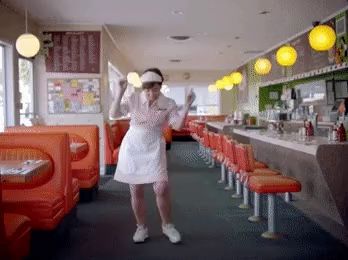
#> input picture frame 0 of data/dance_mp4_bank/100.mp4, 348 x 260 px
$ python analyze_video_similarities.py
#> lines starting #> are read from the running program, lines starting #| are printed output that depends on the picture
### src/video_similarity.py
"""
Video similarity detection for AudioGiphy.

This module analyzes videos to detect visually similar content and helps
filter out duplicate or near-duplicate videos from rotations.
"""
from __future__ import annotations

import hashlib
import logging
import pickle
from pathlib import Path
from typing import Dict, List, Set, Tuple, Optional
import numpy as np

try:
    import cv2
    CV2_AVAILABLE = True
except ImportError:
    CV2_AVAILABLE = False
    logging.warning("OpenCV not available for video analysis")

logger = logging.getLogger(__name__)

# Path to similarity cache
SIMILARITY_CACHE_PATH = Path(__file__).parent.parent / "data" / "output" / "video_similarity_cache.pkl"

# Similarity threshold (0.0 = identical, 1.0 = completely different)
# Videos with similarity below this threshold are considered duplicates
SIMILARITY_THRESHOLD = 0.15  # 15% difference threshold

# Number of frames to extract from each video for comparison
FRAMES_TO_EXTRACT = 3  # Start, middle, end


def _extract_video_frames(video_path: Path, num_frames: int = FRAMES_TO_EXTRACT) -> Optional[List[np.ndarray]]:
    """
    Extract frames from a video for analysis.

    Args:
        video_path: Path to video file
        num_frames: Number of frames to extract

    Returns:
        List of frame arrays (BGR format) or None if extraction fails
    """
    if not CV2_AVAILABLE:
        return None

    if not video_path.exists():
        logger.warning(f"Video file not found: {video_path}")
        return None

    try:
        cap = cv2.VideoCapture(str(video_path))
        if not cap.isOpened():
            logger.warning(f"Could not open video: {video_path}")
            return None

        # Get video properties
        total_frames = int(cap.get(cv2.CAP_PROP_FRAME_COUNT))
        fps = cap.get(cv2.CAP_PROP_FPS)
        duration = total_frames / fps if fps > 0 else 0

        if total_frames == 0:
            logger.warning(f"Video has no frames: {video_path}")
            cap.release()
            return None

        # Calculate frame indices to extract (start, middle, end)
        frame_indices = []
        if num_frames == 1:
            frame_indices = [0]
        elif num_frames == 2:
            frame_indices = [0, total_frames // 2]
        else:
            # Extract start, middle, and end frames
            frame_indices = [
                0,
                total_frames // 2,
                max(0, total_frames - 1)
            ]

        frames = []
        for idx in frame_indices:
            cap.set(cv2.CAP_PROP_POS_FRAMES, idx)
            ret, frame = cap.read()
            if ret:
                frames.append(frame)

        cap.release()

        if len(frames) == 0:
            logger.warning(f"No frames extracted from: {video_path}")
            return None

        logger.debug(f"Extracted {len(frames)} frames from {video_path.name}")
        return frames

    except Exception as e:
        logger.error(f"Error extracting frames from {video_path}: {e}", exc_info=True)
        return None


def _calculate_frame_signature(frame: np.ndarray) -> np.ndarray:
    """
    Calculate a signature/hash for a frame using histogram comparison.
    Uses histogram of colors as a lightweight signature.

    Args:
        frame: Frame array (BGR format)

    Returns:
        Normalized histogram signature
    """
    if not CV2_AVAILABLE:
        return None

    try:
        # Convert to HSV for better color analysis
        hsv = cv2.cvtColor(frame, cv2.COLOR_BGR2HSV)

        # Calculate histogram (using H and S channels, ignoring V for brightness)
        hist_h = cv2.calcHist([hsv], [0], None, [50], [0, 180])
        hist_s = cv2.calcHist([hsv], [1], None, [50], [0, 256])

        # Normalize histograms
        cv2.normalize(hist_h, hist_h, 0, 1, cv2.NORM_MINMAX)
        cv2.normalize(hist_s, hist_s, 0, 1, cv2.NORM_MINMAX)

        # Combine histograms into signature
        signature = np.concatenate([hist_h.flatten(), hist_s.flatten()])
        return signature

    except Exception as e:
        logger.error(f"Error calculating frame signature: {e}", exc_info=True)
        return None


# [45 lines left out: function _compare_video_signatures, not called in this run]


def analyze_video_similarities(video_paths: List[Path]) -> Dict[str, List[Tuple[str, float]]]:
    """
    Analyze videos and detect which ones are visually similar.

    Args:
        video_paths: List of video file paths to analyze

    Returns:
        Dictionary mapping video IDs to list of similar video IDs with similarity scores
    """
    if not CV2_AVAILABLE:
        logger.warning("OpenCV not available, cannot analyze video similarities")
        return {}

    logger.info(f"Analyzing {len(video_paths)} videos for similarities...")

    # Extract signatures for all videos
    video_signatures: Dict[str, List[np.ndarray]] = {}

    for video_path in video_paths:
        video_id = video_path.stem
        frames = _extract_video_frames(video_path)
#> the loop in _extract_video_frames, `for idx in frame_indices:` made 3 passes
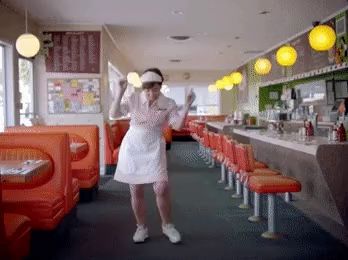
#> input picture frame 0 of data/dance_mp4_bank/100.mp4, 348 x 260 px
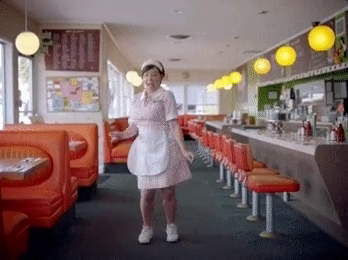
#> input picture frame 32 of data/dance_mp4_bank/100.mp4, 348 x 260 px
#> pass 3, in _extract_video_frames, `ret, frame = cap.read()`:
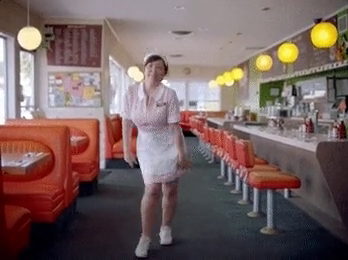
#> frame: shape (260, 348, 3); mean B, G, R 96.5, 98.1, 118.2
#> after the loop in _extract_video_frames, `for idx in frame_indices:`: frames = 3 items
        if frames:
            signatures = [_f for f in frames if (_f := _calculate_frame_signature(f)) is not None]
            if signatures:
                video_signatures[video_id] = signatures
                logger.debug(f"Processed {video_id}: {len(signatures)} signatures")

    logger.info(f"Extracted signatures from {len(video_signatures)} videos")

    # Compare all video pairs
    similarities: Dict[str, List[Tuple[str, float]]] = {}
    video_ids = list(video_signatures.keys())

    for i, vid1_id in enumerate(video_ids):
        similar = []
        sig1 = video_signatures[vid1_id]

        for vid2_id in video_ids[i+1:]:
            sig2 = video_signatures.get(vid2_id)
            if not sig2:
                continue

            similarity_score = _compare_video_signatures(sig1, sig2)

            # If similar (below threshold), add to both videos' similarity lists
            if similarity_score < SIMILARITY_THRESHOLD:
                similar.append((vid2_id, similarity_score))
                # Also add reverse relationship
                if vid2_id not in similarities:
                    similarities[vid2_id] = []
                similarities[vid2_id].append((vid1_id, similarity_score))

        if similar:
            similarities[vid1_id] = similar

    logger.info(f"Found {len(similarities)} videos with similar content")
    return similarities


def load_similarity_cache() -> Dict[str, List[Tuple[str, float]]]:
    """Load similarity cache from disk."""
    if not SIMILARITY_CACHE_PATH.exists():
        return {}

    try:
        with open(SIMILARITY_CACHE_PATH, 'rb') as f:
            return pickle.load(f)
    except Exception as e:
        logger.warning(f"Error loading similarity cache: {e}")
        return {}


def save_similarity_cache(similarities: Dict[str, List[Tuple[str, float]]]) -> None:
    """Save similarity cache to disk."""
    try:
        SIMILARITY_CACHE_PATH.parent.mkdir(parents=True, exist_ok=True)
        with open(SIMILARITY_CACHE_PATH, 'wb') as f:
            pickle.dump(similarities, f)
        logger.info(f"Saved similarity cache to {SIMILARITY_CACHE_PATH}")
    except Exception as e:
        logger.error(f"Error saving similarity cache: {e}", exc_info=True)


# [72 lines left out: functions get_similar_video_ids, filter_similar_videos, not called in this run]


__all__ = [
    'analyze_video_similarities',
    'load_similarity_cache',
    'save_similarity_cache',
    'get_similar_video_ids',
    'filter_similar_videos',
    'SIMILARITY_THRESHOLD',
]

### scripts/analysis/analyze_video_similarities.py
#!/usr/bin/env python3
"""
Script to analyze video similarities in the dance video bank.

This script extracts frames from videos and compares them to detect
visually similar content. Results are cached for faster lookups.
"""
import sys
from pathlib import Path

# Add project root to path (two levels up from scripts/analysis/)
sys.path.insert(0, str(Path(__file__).parent.parent.parent))

from src.video_similarity import analyze_video_similarities, save_similarity_cache, load_similarity_cache
from src.dance_video_bank import DANCE_VIDEO_BANK_PATH
import logging

logging.basicConfig(
    level=logging.INFO,
    format='%(asctime)s - %(name)s - %(levelname)s - %(message)s'
)
logger = logging.getLogger(__name__)


def main():
    """Analyze all videos in the dance video bank for similarities."""
    if not DANCE_VIDEO_BANK_PATH.exists():
        logger.error(f"Dance video bank not found at {DANCE_VIDEO_BANK_PATH}")
        return

    # Get all video files
    video_paths = list(DANCE_VIDEO_BANK_PATH.glob("*.mp4"))

    if not video_paths:
        logger.warning("No video files found in dance video bank")
        return

    logger.info(f"Found {len(video_paths)} videos to analyze")

    # Load existing cache to see what we already know
    existing_cache = load_similarity_cache()
    logger.info(f"Loaded {len(existing_cache)} existing similarity entries")

    # Analyze all videos
    similarities = analyze_video_similarities(video_paths)
#> in _calculate_frame_signature, `hsv = cv2.cvtColor(frame, cv2.COLOR_BGR2HSV)`: hsv: shape (260, 348, 3); mean H, S, V 90.5, 70.3, 122.1
#> in _calculate_frame_signature, frame is the input picture: shape (260, 348, 3); mean B, G, R 97.6, 99.3, 119.3
#> in _calculate_frame_signature, `hist_h = cv2.calcHist([hsv], [0], None, [50], [0, 180])`: hist_h = 50 values, max 14742 at index 0, min 0 at index 14, mean 1809.6
#> in _calculate_frame_signature, `hist_s = cv2.calcHist([hsv], [1], None, [50], [0, 256])`: hist_s = 50 values, max 11073 at index 3, min 299 at index 47, mean 1809.6
#> in _calculate_frame_signature, `signature = np.concatenate([hist_h.flatten(), hist_s.flatten()])`: signature = 100 values, max 1 at index 0, min -1.67e-10 at index 97, mean 0.131
#> in _calculate_frame_signature (call 2), `hsv = cv2.cvtColor(frame, cv2.COLOR_BGR2HSV)`: hsv: shape (260, 348, 3); mean H, S, V 87, 70.5, 122.2
#> in _calculate_frame_signature, frame is the input picture: shape (260, 348, 3); mean B, G, R 97.8, 99.7, 119.4
#> in _calculate_frame_signature (call 3), `hsv = cv2.cvtColor(frame, cv2.COLOR_BGR2HSV)`: hsv: shape (260, 348, 3); mean H, S, V 90, 71.9, 121.1
#> in analyze_video_similarities, `signatures = [_f for f in frames if (_f := _calculate_frame_signature(..`: signatures = 3 items
#> in analyze_video_similarities, `video_ids = list(video_signatures.keys())`: video_ids = ['100']
#> the loop in analyze_video_similarities, `for i, vid1_id in enumerate(video_ids):` made 1 pass
#> after the loop in analyze_video_similarities, `for i, vid1_id in enumerate(video_ids):`: similarities = 0 items
#> similarities = 0 items

    # Save cache
    save_similarity_cache(similarities)

    # Print summary
    total_similar_pairs = sum(len(sims) for sims in similarities.values())
#> total_similar_pairs = 0
    logger.info(f"Analysis complete:")
    logger.info(f"  - Videos analyzed: {len(video_paths)}")
    logger.info(f"  - Videos with similar content: {len(similarities)}")
    logger.info(f"  - Total similar pairs: {total_similar_pairs // 2}")  # Divide by 2 since each pair is counted twice

    # Print some examples
    if similarities:
        logger.info("\nSimilar video pairs found:")
        shown = set()
        for vid_id, similar_list in list(similarities.items())[:10]:  # Show first 10
            for similar_id, score in similar_list:
                pair = tuple(sorted([vid_id, similar_id]))
                if pair not in shown:
                    logger.info(f"  - {vid_id} <-> {similar_id} (similarity: {score:.3f})")
                    shown.add(pair)


if __name__ == "__main__":
    main()

$ run again, starting later in the video
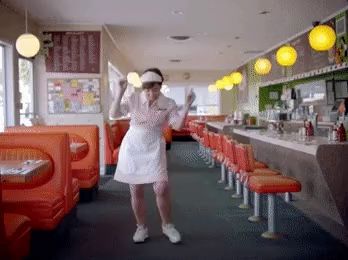
#> input picture frame 0 of data/dance_mp4_bank/100.mp4, 348 x 260 px
#> the loop in _extract_video_frames, `for idx in frame_indices:` made 3 passes
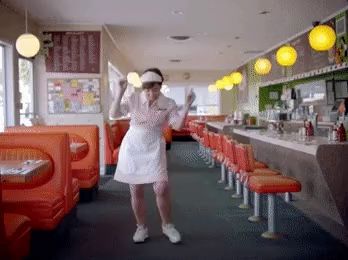
#> input picture frame 0 of data/dance_mp4_bank/100.mp4, 348 x 260 px
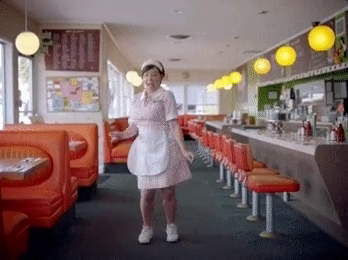
#> input picture frame 32 of data/dance_mp4_bank/100.mp4, 348 x 260 px
#> after the loop in _extract_video_frames, `for idx in frame_indices:`: frames = 3 items
#> hsv: shape (260, 348, 3); mean H, S, V 90.5, 70.3, 122.1
#> in _calculate_frame_signature, frame is the input picture: shape (260, 348, 3); mean B, G, R 97.6, 99.3, 119.3
#> hist_h = 50 values, max 14742 at index 0, min 0 at index 14, mean 1809.6
#> hist_s = 50 values, max 11073 at index 3, min 299 at index 47, mean 1809.6
#> signature = 100 values, max 1 at index 0, min -1.67e-10 at index 97, mean 0.131
#> hsv: shape (260, 348, 3); mean H, S, V 87, 70.5, 122.2
#> in _calculate_frame_signature, frame is the input picture: shape (260, 348, 3); mean B, G, R 97.8, 99.7, 119.4
#> hsv: shape (260, 348, 3); mean H, S, V 90, 71.9, 121.1
#> signatures = 3 items
#> video_ids = ['100']
#> the loop in analyze_video_similarities, `for i, vid1_id in enumerate(video_ids):` made 1 pass
#> after the loop in analyze_video_similarities, `for i, vid1_id in enumerate(video_ids):`: similarities = 0 items
#> total_similar_pairs = 0

$ run again, starting later in the video
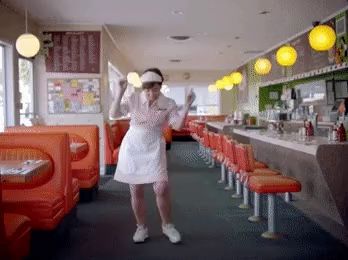
#> input picture frame 0 of data/dance_mp4_bank/100.mp4, 348 x 260 px
#> the loop in _extract_video_frames, `for idx in frame_indices:` made 3 passes
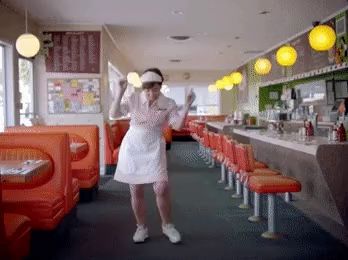
#> input picture frame 0 of data/dance_mp4_bank/100.mp4, 348 x 260 px
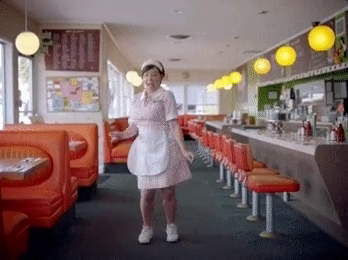
#> input picture frame 32 of data/dance_mp4_bank/100.mp4, 348 x 260 px
#> after the loop in _extract_video_frames, `for idx in frame_indices:`: frames = 3 items
#> hsv: shape (260, 348, 3); mean H, S, V 90.5, 70.3, 122.1
#> in _calculate_frame_signature, frame is the input picture: shape (260, 348, 3); mean B, G, R 97.6, 99.3, 119.3
#> hist_h = 50 values, max 14742 at index 0, min 0 at index 14, mean 1809.6
#> hist_s = 50 values, max 11073 at index 3, min 299 at index 47, mean 1809.6
#> signature = 100 values, max 1 at index 0, min -1.67e-10 at index 97, mean 0.131
#> hsv: shape (260, 348, 3); mean H, S, V 87, 70.5, 122.2
#> in _calculate_frame_signature, frame is the input picture: shape (260, 348, 3); mean B, G, R 97.8, 99.7, 119.4
#> hsv: shape (260, 348, 3); mean H, S, V 90, 71.9, 121.1
#> signatures = 3 items
#> video_ids = ['100']
#> the loop in analyze_video_similarities, `for i, vid1_id in enumerate(video_ids):` made 1 pass
#> after the loop in analyze_video_similarities, `for i, vid1_id in enumerate(video_ids):`: similarities = 0 items
#> total_similar_pairs = 0
